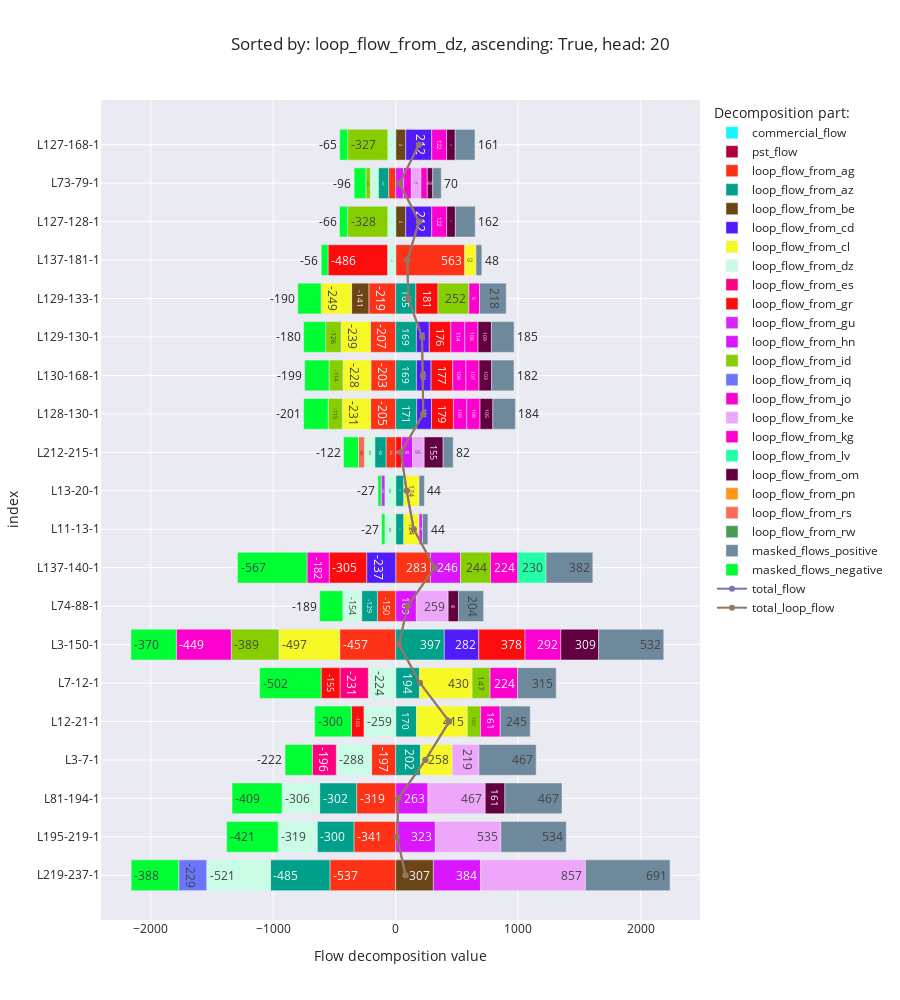

The code cell stored with this chart in its notebook:
### Code cell
flow_decomposition_bar_chart(f'loop_flow_from_{random.Random(42).choice(list(countries)).lower()}', ascending=True)

### Figure 1 — Plotly figure (JSON) as saved in the notebook; plotly's stock layout.template omitted (floating-point values rounded to 4 significant figures)
{"data": [{"alignmentgroup": "True", "hovertemplate": "Decomposition part:=commercial_flow<br>Flow decomposition value=%{x}<br>index=%{y}<extra></extra>", "legendgroup": "commercial_flow", "marker": {"color": "#0DF9FF", "pattern": {"shape": ""}}, "name": "commercial_flow", "offsetgroup": "commercial_flow", "orientation": "h", "showlegend": true, "textposition": "auto", "texttemplate": "%{x:.0f}", "type": "bar", "x": [null, null, null, null, null, null, null, null, null, null, null, null, null, null, null, null, null, null, null, null], "xaxis": "x", "y": ["L219-237-1", "L195-219-1", "L81-194-1", "L3-7-1", "L12-21-1", "L7-12-1", "L3-150-1", "L74-88-1", "L137-140-1", "L11-13-1", "L13-20-1", "L212-215-1", "L128-130-1", "L130-168-1", "L129-130-1", "L129-133-1", "L137-181-1", "L127-128-1", "L73-79-1", "L127-168-1"], "yaxis": "y"}, {"alignmentgroup": "True", "hovertemplate": "Decomposition part:=pst_flow<br>Flow decomposition value=%{x}<br>index=%{y}<extra></extra>", "legendgroup": "pst_flow", "marker": {"color": "#AF0038", "pattern": {"shape": ""}}, "name": "pst_flow", "offsetgroup": "pst_flow", "orientation": "h", "showlegend": true, "textposition": "auto", "texttemplate": "%{x:.0f}", "type": "bar", "x": [null, null, null, null, null, null, null, null, null, null, null, null, null, null, null, null, null, null, null, null], "xaxis": "x", "y": ["L219-237-1", "L195-219-1", "L81-194-1", "L3-7-1", "L12-21-1", "L7-12-1", "L3-150-1", "L74-88-1", "L137-140-1", "L11-13-1", "L13-20-1", "L212-215-1", "L128-130-1", "L130-168-1", "L129-130-1", "L129-133-1", "L137-181-1", "L127-128-1", "L73-79-1", "L127-168-1"], "yaxis": "y"}, {"alignmentgroup": "True", "hovertemplate": "Decomposition part:=loop_flow_from_ag<br>Flow decomposition value=%{x}<br>index=%{y}<extra></extra>", "legendgroup": "loop_flow_from_ag", "marker": {"color": "#FD3216", "pattern": {"shape": ""}}, "name": "loop_flow_from_ag", "offsetgroup": "loop_flow_from_ag", "orientation": "h", "showlegend": true, "textposition": "auto", "texttemplate": "%{x:.0f}", "type": "bar", "x": [-537.3, -341.1, -319.2, -197.3, null, null, -457.2, -149.5, 283.4, null, null, -79.62, -205.1, -202.6, -206.7, -219.3, 563.1, null, -58.12, null], "xaxis": "x", "y": ["L219-237-1", "L195-219-1", "L81-194-1", "L3-7-1", "L12-21-1", "L7-12-1", "L3-150-1", "L74-88-1", "L137-140-1", "L11-13-1", "L13-20-1", "L212-215-1", "L128-130-1", "L130-168-1", "L129-130-1", "L129-133-1", "L137-181-1", "L127-128-1", "L73-79-1", "L127-168-1"], "yaxis": "y"}, {"alignmentgroup": "True", "hovertemplate": "Decomposition part:=loop_flow_from_az<br>Flow decomposition value=%{x}<br>index=%{y}<extra></extra>", "legendgroup": "loop_flow_from_az", "marker": {"color": "#00A08B", "pattern": {"shape": ""}}, "name": "loop_flow_from_az", "offsetgroup": "loop_flow_from_az", "orientation": "h", "showlegend": true, "textposition": "auto", "texttemplate": "%{x:.0f}", "type": "bar", "x": [-485.4, -300.4, -302.1, 202.3, 169.6, 193.8, 396.5, -128.9, null, 66.0, 66.0, -91.69, 171.0, 168.9, 168.8, 164.5, null, null, -84.54, null], "xaxis": "x", "y": ["L219-237-1", "L195-219-1", "L81-194-1", "L3-7-1", "L12-21-1", "L7-12-1", "L3-150-1", "L74-88-1", "L137-140-1", "L11-13-1", "L13-20-1", "L212-215-1", "L128-130-1", "L130-168-1", "L129-130-1", "L129-133-1", "L137-181-1", "L127-128-1", "L73-79-1", "L127-168-1"], "yaxis": "y"}, {"alignmentgroup": "True", "hovertemplate": "Decomposition part:=loop_flow_from_be<br>Flow decomposition value=%{x}<br>index=%{y}<extra></extra>", "legendgroup": "loop_flow_from_be", "marker": {"color": "#6C4516", "pattern": {"shape": ""}}, "name": "loop_flow_from_be", "offsetgroup": "loop_flow_from_be", "orientation": "h", "showlegend": true, "textposition": "auto", "texttemplate": "%{x:.0f}", "type": "bar", "x": [307.3, null, null, null, null, null, null, null, null, null, null, null, null, null, null, -141.2, null, 81.66, null, 81.75], "xaxis": "x", "y": ["L219-237-1", "L195-219-1", "L81-194-1", "L3-7-1", "L12-21-1", "L7-12-1", "L3-150-1", "L74-88-1", "L137-140-1", "L11-13-1", "L13-20-1", "L212-215-1", "L128-130-1", "L130-168-1", "L129-130-1", "L129-133-1", "L137-181-1", "L127-128-1", "L73-79-1", "L127-168-1"], "yaxis": "y"}, {"alignmentgroup": "True", "hovertemplate": "Decomposition part:=loop_flow_from_cd<br>Flow decomposition value=%{x}<br>index=%{y}<extra></extra>", "legendgroup": "loop_flow_from_cd", "marker": {"color": "#511CFB", "pattern": {"shape": ""}}, "name": "loop_flow_from_cd", "offsetgroup": "loop_flow_from_cd", "orientation": "h", "showlegend": true, "textposition": "auto", "texttemplate": "%{x:.0f}", "type": "bar", "x": [null, null, null, null, null, null, 281.5, null, -237.3, null, null, null, 121.1, 119.7, 105.0, null, null, 212.1, null, 211.8], "xaxis": "x", "y": ["L219-237-1", "L195-219-1", "L81-194-1", "L3-7-1", "L12-21-1", "L7-12-1", "L3-150-1", "L74-88-1", "L137-140-1", "L11-13-1", "L13-20-1", "L212-215-1", "L128-130-1", "L130-168-1", "L129-130-1", "L129-133-1", "L137-181-1", "L127-128-1", "L73-79-1", "L127-168-1"], "yaxis": "y"}, {"alignmentgroup": "True", "hovertemplate": "Decomposition part:=loop_flow_from_cl<br>Flow decomposition value=%{x}<br>index=%{y}<extra></extra>", "legendgroup": "loop_flow_from_cl", "marker": {"color": "#F6F926", "pattern": {"shape": ""}}, "name": "loop_flow_from_cl", "offsetgroup": "loop_flow_from_cl", "orientation": "h", "showlegend": true, "textposition": "auto", "texttemplate": "%{x:.0f}", "type": "bar", "x": [null, null, null, 258.2, 415.2, 429.5, -496.9, null, null, 124.4, 124.4, null, -230.7, -228.0, -238.9, -248.8, 92.14, null, null, null], "xaxis": "x", "y": ["L219-237-1", "L195-219-1", "L81-194-1", "L3-7-1", "L12-21-1", "L7-12-1", "L3-150-1", "L74-88-1", "L137-140-1", "L11-13-1", "L13-20-1", "L212-215-1", "L128-130-1", "L130-168-1", "L129-130-1", "L129-133-1", "L137-181-1", "L127-128-1", "L73-79-1", "L127-168-1"], "yaxis": "y"}, {"alignmentgroup": "True", "hovertemplate": "Decomposition part:=loop_flow_from_dz<br>Flow decomposition value=%{x}<br>index=%{y}<extra></extra>", "legendgroup": "loop_flow_from_dz", "marker": {"color": "#C9FBE5", "pattern": {"shape": ""}}, "name": "loop_flow_from_dz", "offsetgroup": "loop_flow_from_dz", "orientation": "h", "showlegend": true, "textposition": "auto", "texttemplate": "%{x:.0f}", "type": "bar", "x": [-520.6, -318.7, -306.5, -288.2, -259.3, -223.9, null, -153.9, null, -88.26, -88.26, -83.71, null, null, null, null, -66.85, -65.51, -65.4, -65.26], "xaxis": "x", "y": ["L219-237-1", "L195-219-1", "L81-194-1", "L3-7-1", "L12-21-1", "L7-12-1", "L3-150-1", "L74-88-1", "L137-140-1", "L11-13-1", "L13-20-1", "L212-215-1", "L128-130-1", "L130-168-1", "L129-130-1", "L129-133-1", "L137-181-1", "L127-128-1", "L73-79-1", "L127-168-1"], "yaxis": "y"}, {"alignmentgroup": "True", "hovertemplate": "Decomposition part:=loop_flow_from_es<br>Flow decomposition value=%{x}<br>index=%{y}<extra></extra>", "legendgroup": "loop_flow_from_es", "marker": {"color": "#FC0080", "pattern": {"shape": ""}}, "name": "loop_flow_from_es", "offsetgroup": "loop_flow_from_es", "orientation": "h", "showlegend": true, "textposition": "auto", "texttemplate": "%{x:.0f}", "type": "bar", "x": [null, null, null, -196.0, null, -230.8, null, null, null, null, null, null, null, null, null, null, null, null, null, null], "xaxis": "x", "y": ["L219-237-1", "L195-219-1", "L81-194-1", "L3-7-1", "L12-21-1", "L7-12-1", "L3-150-1", "L74-88-1", "L137-140-1", "L11-13-1", "L13-20-1", "L212-215-1", "L128-130-1", "L130-168-1", "L129-130-1", "L129-133-1", "L137-181-1", "L127-128-1", "L73-79-1", "L127-168-1"], "yaxis": "y"}, {"alignmentgroup": "True", "hovertemplate": "Decomposition part:=loop_flow_from_gr<br>Flow decomposition value=%{x}<br>index=%{y}<extra></extra>", "legendgroup": "loop_flow_from_gr", "marker": {"color": "#FB0D0D", "pattern": {"shape": ""}}, "name": "loop_flow_from_gr", "offsetgroup": "loop_flow_from_gr", "orientation": "h", "showlegend": true, "textposition": "auto", "texttemplate": "%{x:.0f}", "type": "bar", "x": [null, null, null, null, -103.0, -154.7, 377.5, null, -305.3, null, null, 48.12, 179.1, 177.0, 175.9, 180.7, -485.9, null, null, null], "xaxis": "x", "y": ["L219-237-1", "L195-219-1", "L81-194-1", "L3-7-1", "L12-21-1", "L7-12-1", "L3-150-1", "L74-88-1", "L137-140-1", "L11-13-1", "L13-20-1", "L212-215-1", "L128-130-1", "L130-168-1", "L129-130-1", "L129-133-1", "L137-181-1", "L127-128-1", "L73-79-1", "L127-168-1"], "yaxis": "y"}, {"alignmentgroup": "True", "hovertemplate": "Decomposition part:=loop_flow_from_gu<br>Flow decomposition value=%{x}<br>index=%{y}<extra></extra>", "legendgroup": "loop_flow_from_gu", "marker": {"color": "#D626FF", "pattern": {"shape": ""}}, "name": "loop_flow_from_gu", "offsetgroup": "loop_flow_from_gu", "orientation": "h", "showlegend": true, "textposition": "auto", "texttemplate": "%{x:.0f}", "type": "bar", "x": [null, null, null, null, null, null, null, null, null, 28.33, -29.67, null, null, null, null, null, null, null, null, null], "xaxis": "x", "y": ["L219-237-1", "L195-219-1", "L81-194-1", "L3-7-1", "L12-21-1", "L7-12-1", "L3-150-1", "L74-88-1", "L137-140-1", "L11-13-1", "L13-20-1", "L212-215-1", "L128-130-1", "L130-168-1", "L129-130-1", "L129-133-1", "L137-181-1", "L127-128-1", "L73-79-1", "L127-168-1"], "yaxis": "y"}, {"alignmentgroup": "True", "hovertemplate": "Decomposition part:=loop_flow_from_hn<br>Flow decomposition value=%{x}<br>index=%{y}<extra></extra>", "legendgroup": "loop_flow_from_hn", "marker": {"color": "#DA16FF", "pattern": {"shape": ""}}, "name": "loop_flow_from_hn", "offsetgroup": "loop_flow_from_hn", "orientation": "h", "showlegend": true, "textposition": "auto", "texttemplate": "%{x:.0f}", "type": "bar", "x": [384.3, 323.3, 263.1, null, null, null, null, 168.6, 245.8, null, null, 89.35, null, null, null, null, null, null, 64.42, null], "xaxis": "x", "y": ["L219-237-1", "L195-219-1", "L81-194-1", "L3-7-1", "L12-21-1", "L7-12-1", "L3-150-1", "L74-88-1", "L137-140-1", "L11-13-1", "L13-20-1", "L212-215-1", "L128-130-1", "L130-168-1", "L129-130-1", "L129-133-1", "L137-181-1", "L127-128-1", "L73-79-1", "L127-168-1"], "yaxis": "y"}, {"alignmentgroup": "True", "hovertemplate": "Decomposition part:=loop_flow_from_id<br>Flow decomposition value=%{x}<br>index=%{y}<extra></extra>", "legendgroup": "loop_flow_from_id", "marker": {"color": "#86CE00", "pattern": {"shape": ""}}, "name": "loop_flow_from_id", "offsetgroup": "loop_flow_from_id", "orientation": "h", "showlegend": true, "textposition": "auto", "texttemplate": "%{x:.0f}", "type": "bar", "x": [null, null, null, null, 107.5, 146.9, -388.6, null, 244.2, null, null, null, -115.3, -113.9, -126.4, 252.1, null, -327.6, -35.94, -327.2], "xaxis": "x", "y": ["L219-237-1", "L195-219-1", "L81-194-1", "L3-7-1", "L12-21-1", "L7-12-1", "L3-150-1", "L74-88-1", "L137-140-1", "L11-13-1", "L13-20-1", "L212-215-1", "L128-130-1", "L130-168-1", "L129-130-1", "L129-133-1", "L137-181-1", "L127-128-1", "L73-79-1", "L127-168-1"], "yaxis": "y"}, {"alignmentgroup": "True", "hovertemplate": "Decomposition part:=loop_flow_from_iq<br>Flow decomposition value=%{x}<br>index=%{y}<extra></extra>", "legendgroup": "loop_flow_from_iq", "marker": {"color": "#6A76FC", "pattern": {"shape": ""}}, "name": "loop_flow_from_iq", "offsetgroup": "loop_flow_from_iq", "orientation": "h", "showlegend": true, "textposition": "auto", "texttemplate": "%{x:.0f}", "type": "bar", "x": [-228.7, null, null, null, null, null, null, null, null, null, null, null, null, null, null, null, null, null, null, null], "xaxis": "x", "y": ["L219-237-1", "L195-219-1", "L81-194-1", "L3-7-1", "L12-21-1", "L7-12-1", "L3-150-1", "L74-88-1", "L137-140-1", "L11-13-1", "L13-20-1", "L212-215-1", "L128-130-1", "L130-168-1", "L129-130-1", "L129-133-1", "L137-181-1", "L127-128-1", "L73-79-1", "L127-168-1"], "yaxis": "y"}, {"alignmentgroup": "True", "hovertemplate": "Decomposition part:=loop_flow_from_jo<br>Flow decomposition value=%{x}<br>index=%{y}<extra></extra>", "legendgroup": "loop_flow_from_jo", "marker": {"color": "#FB00D1", "pattern": {"shape": ""}}, "name": "loop_flow_from_jo", "offsetgroup": "loop_flow_from_jo", "orientation": "h", "showlegend": true, "textposition": "auto", "texttemplate": "%{x:.0f}", "type": "bar", "x": [null, null, null, null, null, null, 292.4, null, -181.7, null, null, null, 109.0, 107.7, 114.3, null, null, 122.5, 63.18, 122.1], "xaxis": "x", "y": ["L219-237-1", "L195-219-1", "L81-194-1", "L3-7-1", "L12-21-1", "L7-12-1", "L3-150-1", "L74-88-1", "L137-140-1", "L11-13-1", "L13-20-1", "L212-215-1", "L128-130-1", "L130-168-1", "L129-130-1", "L129-133-1", "L137-181-1", "L127-128-1", "L73-79-1", "L127-168-1"], "yaxis": "y"}, {"alignmentgroup": "True", "hovertemplate": "Decomposition part:=loop_flow_from_ke<br>Flow decomposition value=%{x}<br>index=%{y}<extra></extra>", "legendgroup": "loop_flow_from_ke", "marker": {"color": "#EEA6FB", "pattern": {"shape": ""}}, "name": "loop_flow_from_ke", "offsetgroup": "loop_flow_from_ke", "orientation": "h", "showlegend": true, "textposition": "auto", "texttemplate": "%{x:.0f}", "type": "bar", "x": [857.1, 535.0, 467.3, 218.8, null, null, null, 259.4, null, null, null, 94.82, null, null, null, null, null, null, 78.08, null], "xaxis": "x", "y": ["L219-237-1", "L195-219-1", "L81-194-1", "L3-7-1", "L12-21-1", "L7-12-1", "L3-150-1", "L74-88-1", "L137-140-1", "L11-13-1", "L13-20-1", "L212-215-1", "L128-130-1", "L130-168-1", "L129-130-1", "L129-133-1", "L137-181-1", "L127-128-1", "L73-79-1", "L127-168-1"], "yaxis": "y"}, {"alignmentgroup": "True", "hovertemplate": "Decomposition part:=loop_flow_from_kg<br>Flow decomposition value=%{x}<br>index=%{y}<extra></extra>", "legendgroup": "loop_flow_from_kg", "marker": {"color": "#FE00CE", "pattern": {"shape": ""}}, "name": "loop_flow_from_kg", "offsetgroup": "loop_flow_from_kg", "orientation": "h", "showlegend": true, "textposition": "auto", "texttemplate": "%{x:.0f}", "type": "bar", "x": [null, null, null, null, 160.7, 224.4, -448.8, null, 223.7, null, null, null, 108.2, 106.9, 107.8, 86.9, null, null, 52.07, null], "xaxis": "x", "y": ["L219-237-1", "L195-219-1", "L81-194-1", "L3-7-1", "L12-21-1", "L7-12-1", "L3-150-1", "L74-88-1", "L137-140-1", "L11-13-1", "L13-20-1", "L212-215-1", "L128-130-1", "L130-168-1", "L129-130-1", "L129-133-1", "L137-181-1", "L127-128-1", "L73-79-1", "L127-168-1"], "yaxis": "y"}, {"alignmentgroup": "True", "hovertemplate": "Decomposition part:=loop_flow_from_lv<br>Flow decomposition value=%{x}<br>index=%{y}<extra></extra>", "legendgroup": "loop_flow_from_lv", "marker": {"color": "#22FFA7", "pattern": {"shape": ""}}, "name": "loop_flow_from_lv", "offsetgroup": "loop_flow_from_lv", "orientation": "h", "showlegend": true, "textposition": "auto", "texttemplate": "%{x:.0f}", "type": "bar", "x": [null, null, null, null, null, null, null, null, 230.0, null, null, null, null, null, null, null, null, null, null, null], "xaxis": "x", "y": ["L219-237-1", "L195-219-1", "L81-194-1", "L3-7-1", "L12-21-1", "L7-12-1", "L3-150-1", "L74-88-1", "L137-140-1", "L11-13-1", "L13-20-1", "L212-215-1", "L128-130-1", "L130-168-1", "L129-130-1", "L129-133-1", "L137-181-1", "L127-128-1", "L73-79-1", "L127-168-1"], "yaxis": "y"}, {"alignmentgroup": "True", "hovertemplate": "Decomposition part:=loop_flow_from_om<br>Flow decomposition value=%{x}<br>index=%{y}<extra></extra>", "legendgroup": "loop_flow_from_om", "marker": {"color": "#620042", "pattern": {"shape": ""}}, "name": "loop_flow_from_om", "offsetgroup": "loop_flow_from_om", "orientation": "h", "showlegend": true, "textposition": "auto", "texttemplate": "%{x:.0f}", "type": "bar", "x": [null, null, 160.8, null, null, null, 308.7, 84.96, null, null, null, 154.7, 104.5, 103.3, 109.4, null, null, 70.6, 44.5, 70.29], "xaxis": "x", "y": ["L219-237-1", "L195-219-1", "L81-194-1", "L3-7-1", "L12-21-1", "L7-12-1", "L3-150-1", "L74-88-1", "L137-140-1", "L11-13-1", "L13-20-1", "L212-215-1", "L128-130-1", "L130-168-1", "L129-130-1", "L129-133-1", "L137-181-1", "L127-128-1", "L73-79-1", "L127-168-1"], "yaxis": "y"}, {"alignmentgroup": "True", "hovertemplate": "Decomposition part:=loop_flow_from_pn<br>Flow decomposition value=%{x}<br>index=%{y}<extra></extra>", "legendgroup": "loop_flow_from_pn", "marker": {"color": "#FF9616", "pattern": {"shape": ""}}, "name": "loop_flow_from_pn", "offsetgroup": "loop_flow_from_pn", "orientation": "h", "showlegend": true, "textposition": "auto", "texttemplate": "%{x:.0f}", "type": "bar", "x": [null, null, null, null, null, null, null, null, null, null, null, null, null, null, null, null, null, null, null, null], "xaxis": "x", "y": ["L219-237-1", "L195-219-1", "L81-194-1", "L3-7-1", "L12-21-1", "L7-12-1", "L3-150-1", "L74-88-1", "L137-140-1", "L11-13-1", "L13-20-1", "L212-215-1", "L128-130-1", "L130-168-1", "L129-130-1", "L129-133-1", "L137-181-1", "L127-128-1", "L73-79-1", "L127-168-1"], "yaxis": "y"}, {"alignmentgroup": "True", "hovertemplate": "Decomposition part:=loop_flow_from_rs<br>Flow decomposition value=%{x}<br>index=%{y}<extra></extra>", "legendgroup": "loop_flow_from_rs", "marker": {"color": "#FC6955", "pattern": {"shape": ""}}, "name": "loop_flow_from_rs", "offsetgroup": "loop_flow_from_rs", "orientation": "h", "showlegend": true, "textposition": "auto", "texttemplate": "%{x:.0f}", "type": "bar", "x": [null, null, null, null, null, null, null, null, null, null, null, -48.81, null, null, null, null, null, null, null, null], "xaxis": "x", "y": ["L219-237-1", "L195-219-1", "L81-194-1", "L3-7-1", "L12-21-1", "L7-12-1", "L3-150-1", "L74-88-1", "L137-140-1", "L11-13-1", "L13-20-1", "L212-215-1", "L128-130-1", "L130-168-1", "L129-130-1", "L129-133-1", "L137-181-1", "L127-128-1", "L73-79-1", "L127-168-1"], "yaxis": "y"}, {"alignmentgroup": "True", "hovertemplate": "Decomposition part:=loop_flow_from_rw<br>Flow decomposition value=%{x}<br>index=%{y}<extra></extra>", "legendgroup": "loop_flow_from_rw", "marker": {"color": "#479B55", "pattern": {"shape": ""}}, "name": "loop_flow_from_rw", "offsetgroup": "loop_flow_from_rw", "orientation": "h", "showlegend": true, "textposition": "auto", "texttemplate": "%{x:.0f}", "type": "bar", "x": [null, null, null, null, null, null, null, null, null, null, null, null, null, null, null, null, null, null, null, null], "xaxis": "x", "y": ["L219-237-1", "L195-219-1", "L81-194-1", "L3-7-1", "L12-21-1", "L7-12-1", "L3-150-1", "L74-88-1", "L137-140-1", "L11-13-1", "L13-20-1", "L212-215-1", "L128-130-1", "L130-168-1", "L129-130-1", "L129-133-1", "L137-181-1", "L127-128-1", "L73-79-1", "L127-168-1"], "yaxis": "y"}, {"alignmentgroup": "True", "hovertemplate": "Decomposition part:=masked_flows_positive<br>Flow decomposition value=%{x}<br>index=%{y}<extra></extra>", "legendgroup": "masked_flows_positive", "marker": {"color": "#6E899C", "pattern": {"shape": ""}}, "name": "masked_flows_positive", "offsetgroup": "masked_flows_positive", "orientation": "h", "showlegend": true, "textposition": "auto", "texttemplate": "%{x:.0f}", "type": "bar", "x": [690.8, 533.9, 466.5, 467.0, 245.3, 315.5, 531.6, 204.3, 382.1, 43.62, 43.62, 81.76, 184.0, 181.8, 185.0, 217.7, 47.81, 162.0, 69.55, 161.0], "xaxis": "x", "y": ["L219-237-1", "L195-219-1", "L81-194-1", "L3-7-1", "L12-21-1", "L7-12-1", "L3-150-1", "L74-88-1", "L137-140-1", "L11-13-1", "L13-20-1", "L212-215-1", "L128-130-1", "L130-168-1", "L129-130-1", "L129-133-1", "L137-181-1", "L127-128-1", "L73-79-1", "L127-168-1"], "yaxis": "y"}, {"alignmentgroup": "True", "hovertemplate": "Decomposition part:=masked_flows_negative<br>Flow decomposition value=%{x}<br>index=%{y}<extra></extra>", "legendgroup": "masked_flows_negative", "marker": {"color": "#00FE35", "pattern": {"shape": ""}}, "name": "masked_flows_negative", "offsetgroup": "masked_flows_negative", "orientation": "h", "showlegend": true, "textposition": "auto", "texttemplate": "%{x:.0f}", "type": "bar", "x": [-387.8, -420.7, -408.7, -222.3, -299.5, -502.1, -370.2, -188.7, -567.4, -27.07, -27.07, -122.0, -201.1, -198.7, -179.6, -190.4, -55.6, -65.77, -95.58, -65.12], "xaxis": "x", "y": ["L219-237-1", "L195-219-1", "L81-194-1", "L3-7-1", "L12-21-1", "L7-12-1", "L3-150-1", "L74-88-1", "L137-140-1", "L11-13-1", "L13-20-1", "L212-215-1", "L128-130-1", "L130-168-1", "L129-130-1", "L129-133-1", "L137-181-1", "L127-128-1", "L73-79-1", "L127-168-1"], "yaxis": "y"}, {"mode": "lines+markers", "name": "total_flow", "type": "scatter", "x": [79.8, 11.34, 21.22, 242.7, 436.4, 198.5, 26.47, 96.35, 317.5, 147.0, 89.03, 42.91, 224.8, 222.1, 214.7, 102.3, 94.75, 190.0, 32.22, 189.3], "y": ["L219-237-1", "L195-219-1", "L81-194-1", "L3-7-1", "L12-21-1", "L7-12-1", "L3-150-1", "L74-88-1", "L137-140-1", "L11-13-1", "L13-20-1", "L212-215-1", "L128-130-1", "L130-168-1", "L129-130-1", "L129-133-1", "L137-181-1", "L127-128-1", "L73-79-1", "L127-168-1"]}, {"mode": "lines+markers", "name": "total_loop_flow", "type": "scatter", "x": [79.8, 11.34, 21.22, 242.7, 436.4, 198.5, 26.47, 96.35, 317.5, 147.0, 89.03, 42.91, 224.8, 222.1, 214.7, 102.3, 94.75, 190.0, 32.22, 189.3], "y": ["L219-237-1", "L195-219-1", "L81-194-1", "L3-7-1", "L12-21-1", "L7-12-1", "L3-150-1", "L74-88-1", "L137-140-1", "L11-13-1", "L13-20-1", "L212-215-1", "L128-130-1", "L130-168-1", "L129-130-1", "L129-133-1", "L137-181-1", "L127-128-1", "L73-79-1", "L127-168-1"]}], "layout": {"barmode": "relative", "height": 1000, "legend": {"title": {"text": "Decomposition part:"}, "tracegroupgap": 0}, "title": {"text": "Sorted by: loop_flow_from_dz, ascending: True, head: 20"}, "xaxis": {"anchor": "y", "domain": [0, 1], "title": {"text": "Flow decomposition value"}}, "yaxis": {"anchor": "x", "domain": [0, 1], "title": {"text": "index"}}}}
